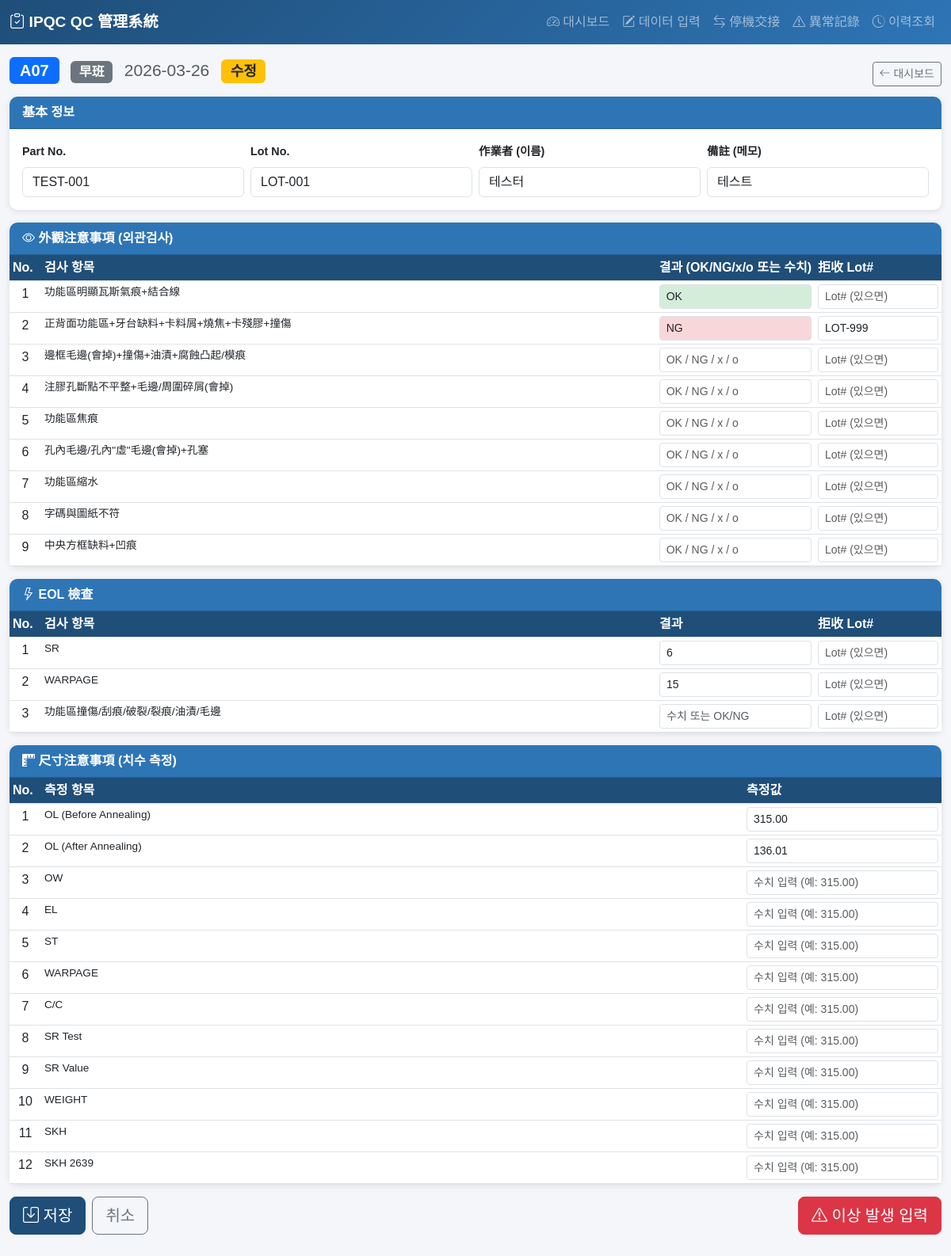
The app's page /entry/A07/morning with its own data.
### tables this page shows
CREATE TABLE qc_entries (
            id INTEGER PRIMARY KEY AUTOINCREMENT,
            date TEXT NOT NULL,
            machine_id TEXT NOT NULL,
            shift TEXT NOT NULL,
            part_no TEXT,
            lot_no TEXT,
            submitted_by TEXT,
            notes TEXT,
            created_at TEXT DEFAULT (datetime('now','localtime')),
            UNIQUE(date, machine_id, shift)
        );

CREATE TABLE visual_results (
            id INTEGER PRIMARY KEY AUTOINCREMENT,
            entry_id INTEGER REFERENCES qc_entries(id),
            item_index INTEGER,
            item_name TEXT,
            result TEXT,
            rejected_lot TEXT
        );

CREATE TABLE eol_results (
            id INTEGER PRIMARY KEY AUTOINCREMENT,
            entry_id INTEGER REFERENCES qc_entries(id),
            item_index INTEGER,
            item_name TEXT,
            result TEXT,
            rejected_lot TEXT
        );

CREATE TABLE dim_results (
            id INTEGER PRIMARY KEY AUTOINCREMENT,
            entry_id INTEGER REFERENCES qc_entries(id),
            item_index INTEGER,
            item_name TEXT,
            result TEXT
        );

### app.py (the view)
@app.route('/entry/<machine_id>/<shift>', methods=['GET'])
def entry_form(machine_id, shift):
    if machine_id not in MACHINE_CONFIG:
        flash('잘못된 기계번호입니다.', 'danger')
        return redirect(url_for('entry_select'))
    today = date.today().strftime('%Y-%m-%d')
    date_str = request.args.get('date', today)
    config = MACHINE_CONFIG[machine_id]
    existing = get_entry(date_str, machine_id, shift)
    return render_template('entry_form.html',
        machine_id=machine_id,
        shift=shift,
        shift_label=SHIFT_LABELS.get(shift, shift),
        date_str=date_str,
        config=config,
        existing=existing,
        shift_labels=SHIFT_LABELS)

### database.py (called while the page is built)
def get_db():
    conn = sqlite3.connect(DB_PATH)
    conn.row_factory = sqlite3.Row
    return conn

def get_entry(date, machine_id, shift):
    conn = get_db()
    entry = conn.execute(
        'SELECT * FROM qc_entries WHERE date=? AND machine_id=? AND shift=?',
        (date, machine_id, shift)
    ).fetchone()
    if not entry:
        conn.close()
        return None
    entry_id = entry['id']
    visual = conn.execute('SELECT * FROM visual_results WHERE entry_id=? ORDER BY item_index', (entry_id,)).fetchall()
    eol = conn.execute('SELECT * FROM eol_results WHERE entry_id=? ORDER BY item_index', (entry_id,)).fetchall()
    dims = conn.execute('SELECT * FROM dim_results WHERE entry_id=? ORDER BY item_index', (entry_id,)).fetchall()
    conn.close()
    return {'entry': dict(entry), 'visual': [dict(r) for r in visual],
            'eol': [dict(r) for r in eol], 'dims': [dict(r) for r in dims]}

### templates/entry_form.html (shortened to what this page needs)
{% extends "base.html" %}
{% block content %}
<div class="row mb-2 align-items-center">
  <div class="col">
    <h4>
      <span class="badge bg-primary fs-5">{{ machine_id }}</span>
      <span class="badge bg-secondary fs-6 ms-2">{{ shift_label }}</span>
      <small class="text-muted ms-2">{{ date_str }}</small>
      {% if existing %}<span class="badge bg-warning text-dark ms-2">수정</span>{% endif %}
    </h4>
  </div>
  <div class="col-auto">
    <a href="/" class="btn btn-sm btn-outline-secondary"><i class="bi bi-arrow-left"></i> 대시보드</a>
  </div>
</div>
<form method="POST" action="/entry/{{ machine_id }}/{{ shift }}">
  <div class="card mb-3">
    <div class="card-header" style="background:#2E75B6;color:white;">基本 정보</div>
    <div class="card-body">
      <div class="row g-2">
        <div class="col-md-3">
          <label class="form-label">Part No.</label>
          <input type="text" class="form-control" name="part_no"
                 value="{{ existing.entry.part_no if existing else '' }}" placeholder="Part No.">
        </div>
        <div class="col-md-3">
          <label class="form-label">Lot No.</label>
          <input type="text" class="form-control" name="lot_no"
                 value="{{ existing.entry.lot_no if existing else '' }}" placeholder="Lot No.">
        </div>
        <div class="col-md-3">
          <label class="form-label">作業者 (이름)</label>
          <input type="text" class="form-control" name="submitted_by"
                 value="{{ existing.entry.submitted_by if existing else '' }}" placeholder="이름">
        </div>
        <div class="col-md-3">
          <label class="form-label">備註 (메모)</label>
          <input type="text" class="form-control" name="notes"
                 value="{{ existing.entry.notes if existing else '' }}" placeholder="특이사항">
        </div>
      </div>
    </div>
  </div>
  <div class="card mb-3">
    <div class="card-header" style="background:#2E75B6;color:white;">
      <i class="bi bi-eye"></i> 外觀注意事項 (외관검사)
    </div>
    <div class="card-body p-0">
      <div class="table-responsive">
        <table class="table table-sm table-hover mb-0">
          <thead>
            <tr>
              <th style="width:40px;">No.</th>
              <th>검사 항목</th>
              <th style="width:200px;">결과 (OK/NG/x/o 또는 수치)</th>
              <th style="width:160px;">拒收 Lot#</th>
            </tr>
          </thead>
          <tbody>
            {% for i, item in enumerate(config.visual) %}
            {% set ev = existing.visual[i] if existing and existing.visual|length > i else {} %}
            <tr>
              <td class="text-center">{{ i+1 }}</td>
              <td style="font-size:0.85rem;">{{ item }}</td>
              <td>
                <input type="text" class="form-control form-control-sm result-input"
                       name="visual_result_{{ i }}"
                       value="{{ ev.result if ev else '' }}"
                       placeholder="OK / NG / x / o"
                       oninput="colorResult(this)">
              </td>
              <td>
                <input type="text" class="form-control form-control-sm"
                       name="visual_lot_{{ i }}"
                       value="{{ ev.rejected_lot if ev else '' }}"
                       placeholder="Lot# (있으면)">
              </td>
            </tr>
            {% endfor %}
          </tbody>
        </table>
      </div>
    </div>
  </div>
  <div class="card mb-3">
    <div class="card-header" style="background:#2E75B6;color:white;">
      <i class="bi bi-lightning"></i> EOL 檢查
    </div>
    <div class="card-body p-0">
      <div class="table-responsive">
        <table class="table table-sm table-hover mb-0">
          <thead>
            <tr>
              <th style="width:40px;">No.</th>
              <th>검사 항목</th>
              <th style="width:200px;">결과</th>
              <th style="width:160px;">拒收 Lot#</th>
            </tr>
          </thead>
          <tbody>
            {% for i, item in enumerate(config.eol) %}
            {% set ev = existing.eol[i] if existing and existing.eol|length > i else {} %}
            <tr>
              <td class="text-center">{{ i+1 }}</td>
              <td style="font-size:0.85rem;">{{ item }}</td>
              <td>
                <input type="text" class="form-control form-control-sm result-input"
                       name="eol_result_{{ i }}"
                       value="{{ ev.result if ev else '' }}"
                       placeholder="수치 또는 OK/NG"
                       oninput="colorResult(this)">
              </td>
              <td>
                <input type="text" class="form-control form-control-sm"
                       name="eol_lot_{{ i }}"
                       value="{{ ev.rejected_lot if ev else '' }}"
                       placeholder="Lot# (있으면)">
              </td>
            </tr>
            {% endfor %}
          </tbody>
        </table>
      </div>
    </div>
  </div>
  <div class="card mb-3">
    <div class="card-header" style="background:#2E75B6;color:white;">
      <i class="bi bi-rulers"></i> 尺寸注意事項 (치수 측정)
    </div>
    <div class="card-body p-0">
      <div class="table-responsive">
        <table class="table table-sm table-hover mb-0">
          <thead>
            <tr>
              <th style="width:40px;">No.</th>
              <th>측정 항목</th>
              <th style="width:250px;">측정값</th>
            </tr>
          </thead>
          <tbody>
            {% for i, item in enumerate(config.dims) %}
            {% set ev = existing.dims[i] if existing and existing.dims|length > i else {} %}
            <tr>
              <td class="text-center">{{ i+1 }}</td>
              <td style="font-size:0.85rem;">{{ item }}</td>
              <td>
                <input type="text" class="form-control form-control-sm"
                       name="dim_result_{{ i }}"
                       value="{{ ev.result if ev else '' }}"
                       placeholder="수치 입력 (예: 315.00)">
              </td>
            </tr>
            {% endfor %}
          </tbody>
        </table>
      </div>
    </div>
  </div>
  <div class="d-flex gap-2 mb-4">
    <button type="submit" class="btn btn-primary btn-lg">
      <i class="bi bi-save"></i> 저장
    </button>
    <a href="/" class="btn btn-outline-secondary btn-lg">취소</a>
    <a href="/abnormality?date={{ date_str }}" class="btn btn-danger btn-lg ms-auto">
      <i class="bi bi-exclamation-triangle"></i> 이상 발생 입력
    </a>
  </div>
</form>
{% endblock %}

### templates/base.html (style rules this page uses)
body { background: #f4f6f9; font-family: 'Arial', sans-serif; }
.card { border: none; box-shadow: 0 2px 8px rgba(0,0,0,0.1); border-radius: 10px; }
.card-header { border-radius: 10px 10px 0 0 !important; font-weight: bold; }
.btn-primary { background: #1F4E79; border-color: #1F4E79; }
.form-label { font-weight: 600; font-size: 0.9rem; }
.result-ok { background-color: #d4edda !important; }
.result-ng { background-color: #f8d7da !important; }
.table th { background: #1F4E79; color: white; white-space: nowrap; }

### records on screen
qc_entries: part_no "TEST-001", lot_no "LOT-001", submitted_by "테스터", notes "테스트"
visual_results: i "1", item_name "功能區明顯瓦斯氣痕+結合線", result "OK"
visual_results: result "NG", rejected_lot "LOT-999"
eol_results: result "6"
eol_results: i+1 "2", item_name "WARPAGE", result "15"
dim_results: i "1", item_name "OL (Before Annealing)", result "315.00"
dim_results: result "136.01"

### other values on screen
{{ machine_id }} "A07"
{{ shift_label }} "早班"
{{ date_str }} "2026-03-26"
{{ i+1 }} "2" "3" "4" "5" "6" "7" "8" "9"
{{ item }} "正背面功能區+牙台缺料+卡料屑+燒焦+卡殘膠+撞傷" "邊框毛邊(會掉)+撞傷+油漬+腐蝕凸起/模痕" "注膠孔斷點不平整+毛邊/周圍碎屑(會掉)" "功能區焦痕" "孔內毛邊/孔內\"虛\"毛邊(會掉)+孔塞" "功能區縮水" "字碼與圖紙不符" "中央方框缺料+凹痕"
{{ i+1 }} "1" "3"
{{ item }} "SR" "功能區撞傷/刮痕/破裂/裂痕/油漬/毛邊"
{{ i+1 }} "2" "3" "4" "5" "6" "7" "8" "9" "10" "11" "12"
{{ item }} "OL (After Annealing)" "OW" "EL" "ST" "WARPAGE" "C/C" "SR Test" "SR Value" "WEIGHT" "SKH" "SKH 2639"
